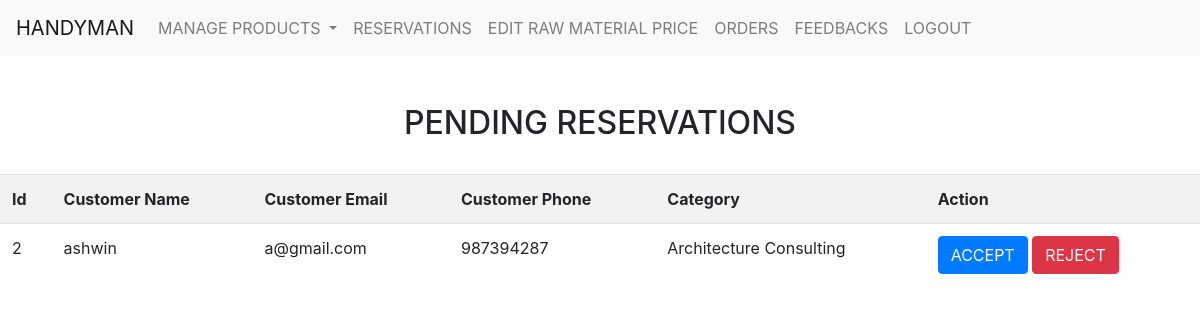
The page /reserve.php on the database its author committed.
### tables this page shows
CREATE TABLE `reservation` (
  `id` int(255) NOT NULL,
  `name` varchar(1000) NOT NULL,
  `email` varchar(1000) NOT NULL,
  `phone` varchar(10000) NOT NULL,
  `category` varchar(1000) NOT NULL,
  `status` varchar(1000) NOT NULL
);

### reserve.php (the view, shortened to what this page needs)
<!DOCTYPE html>
<html lang="en">
<head>
    <link rel="stylesheet" href="https://cdn.jsdelivr.net/npm/bootstrap@4.0.0/dist/css/bootstrap.min.css">
</head>
<body>
<nav  class="navbar navbar-expand-lg navbar-light bg-light">
  <a class="navbar-brand" href="admin_home.php">HANDYMAN</a>
  <div class="collapse navbar-collapse" id="navbarNavAltMarkup">
    <div class="navbar-nav">
      <li class="nav-item dropdown">
        <a class="nav-link dropdown-toggle" href="#" id="navbarDropdown" role="button" data-toggle="dropdown" aria-haspopup="true" aria-expanded="false">
          MANAGE PRODUCTS
        </a>
      </li>
      <a class="nav-item nav-link" href="reserve.php">RESERVATIONS</a>
      <a class="nav-item nav-link" href="price.php">EDIT RAW MATERIAL PRICE</a>
      <a class="nav-item nav-link" href="admin_order.php">ORDERS</a>
      <a class="nav-item nav-link" href="feedback.php">FEEDBACKS</a>
      <a class="nav-item nav-link" href="Logout.php">LOGOUT</a>
    </div>
  </div>
</nav>
<br>
<br>
<h2 style = "text-align:center;">PENDING RESERVATIONS</h2>
<br>
<table class="table table-striped">
    <tr>
        <th> Id </th>
        <th> Customer Name </th>
        <th> Customer Email </th>
        <th> Customer Phone</th>
        <th> Category </th>
        <th> Action </th>
    </tr>
<?php
require 'config.php';
$sql = "SELECT * FROM reservation where status = 'pending'";
$result = mysqli_query($conn, $sql);
if (mysqli_num_rows($result) > 0) {
while($row1 = mysqli_fetch_assoc($result)) {
    ?>
  <tr>
  <td><?php echo  $row1["id"]; ?></td>
    <td><?php echo  $row1["name"]; ?></td>
    <td><?php echo $row1["email"]; ?></td>
    <td><?php echo $row1["phone"]; ?></td>
    <td><?php echo $row1["category"]; ?></td>
    <td>
    <a class = "edits" href="con_acc.php?id=<?php echo $row1["id"]; ?>"><button type="button" class="btn btn-primary">ACCEPT</button>
</a>
      <a class = "delete" href="con_dec.php?id=<?php echo $row1["id"]; ?>"><button type="button" class="btn btn-danger">REJECT</button></a>
      </td>
  </tr>
<?php
  }
}
else {
  echo "0 results";
}
?>
</body>
</html>

### rows shown on the page
reservation: id "2", name "ashwin", email "a@gmail.com", phone "987394287", category "Architecture Consulting"
